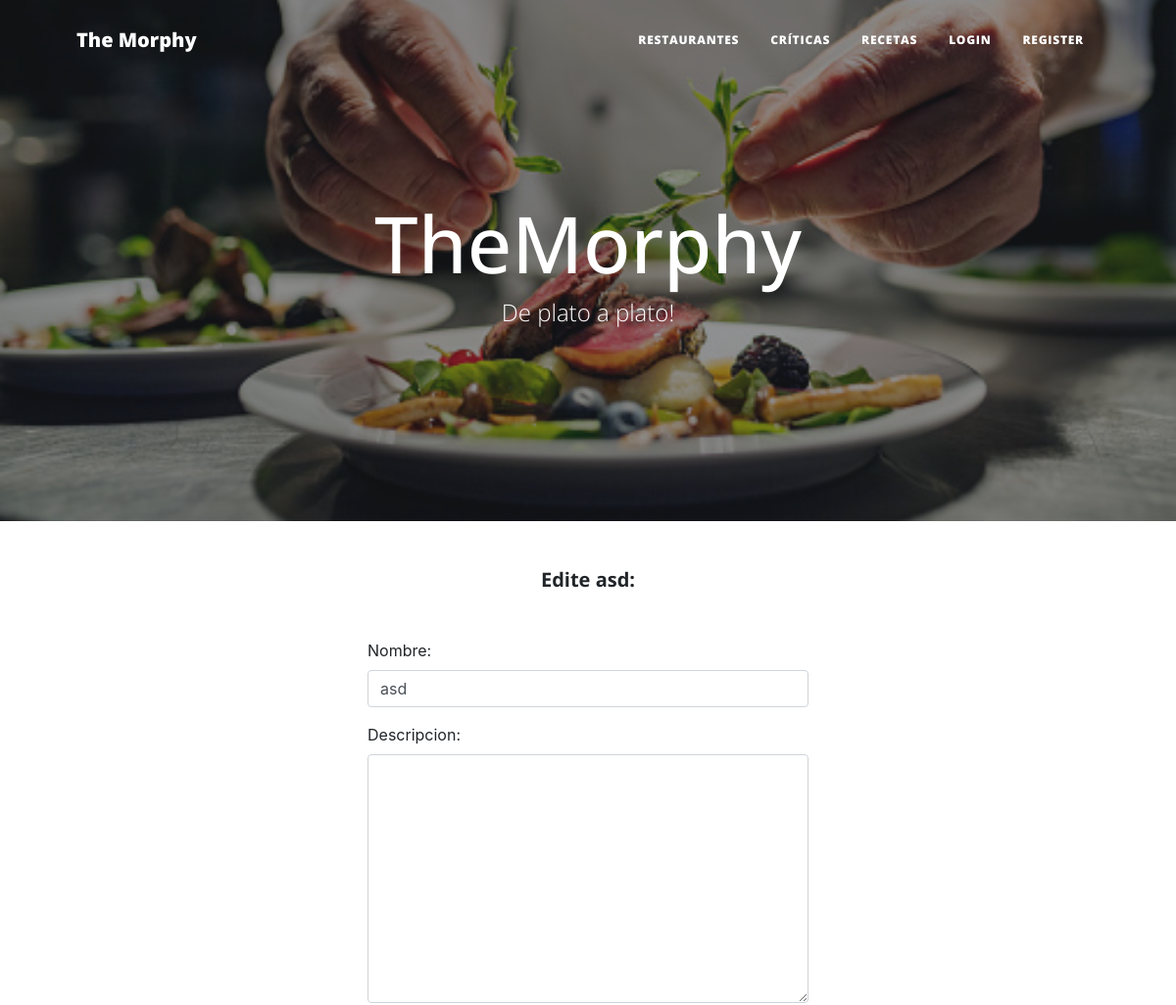
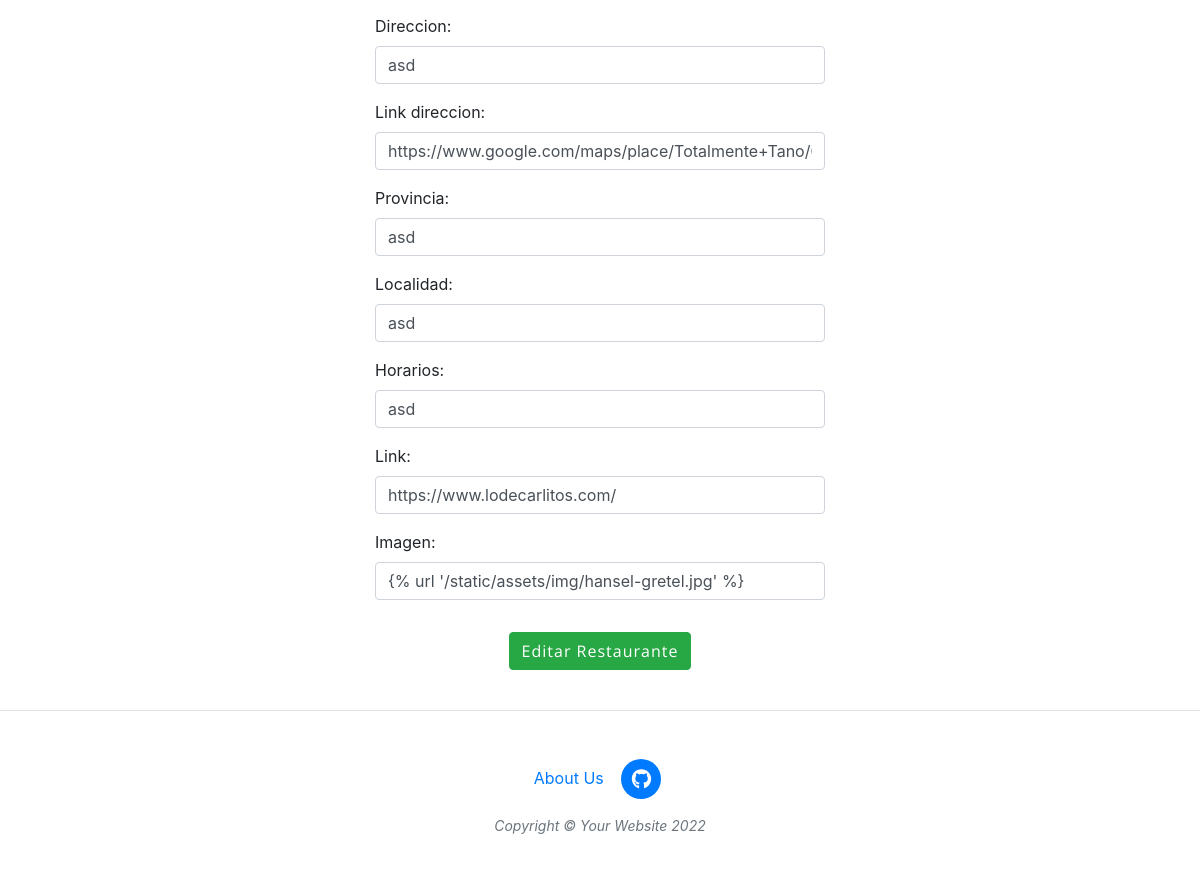
The page /restaurantes_editar/6/ on the database as committed earlier (2 pictures, top to bottom).
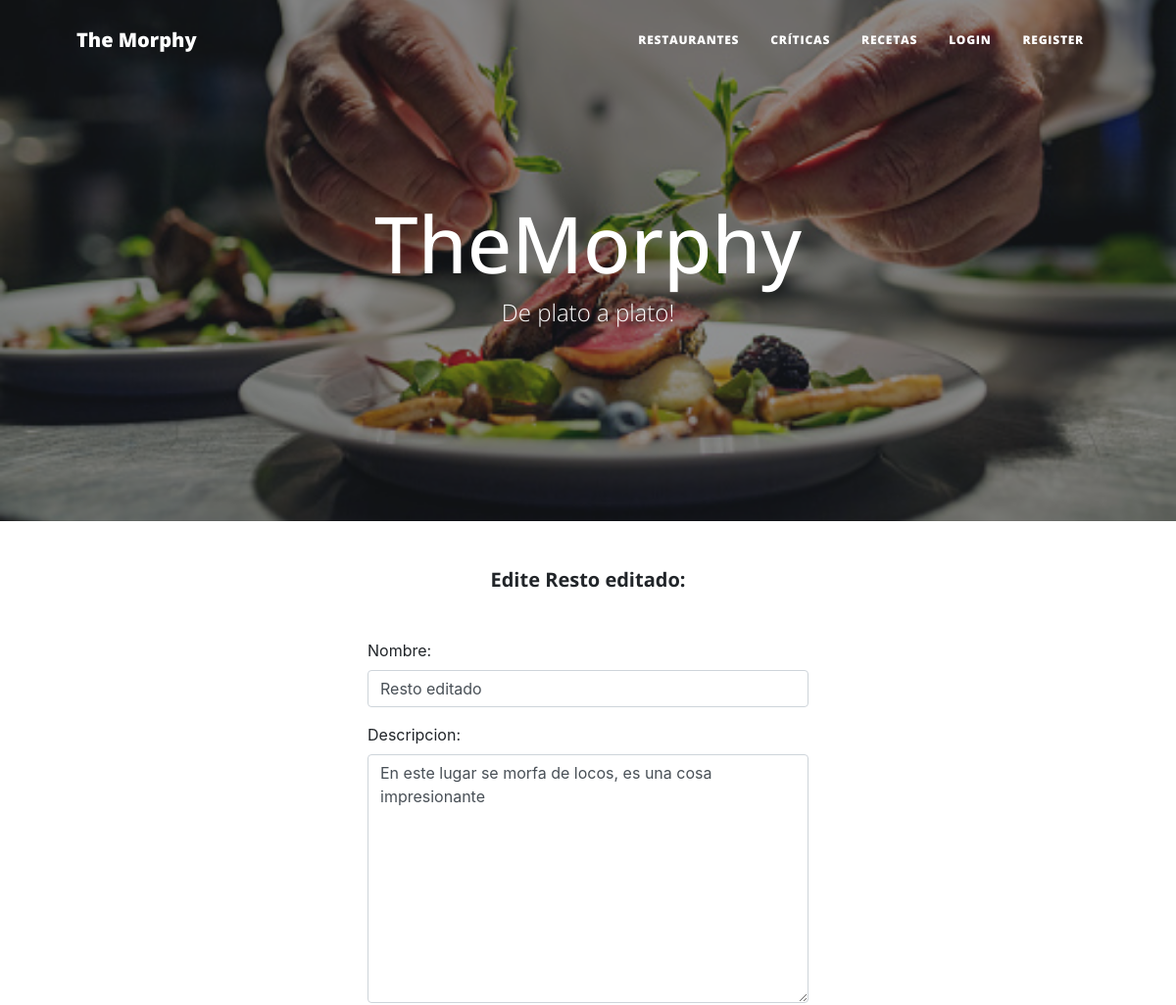
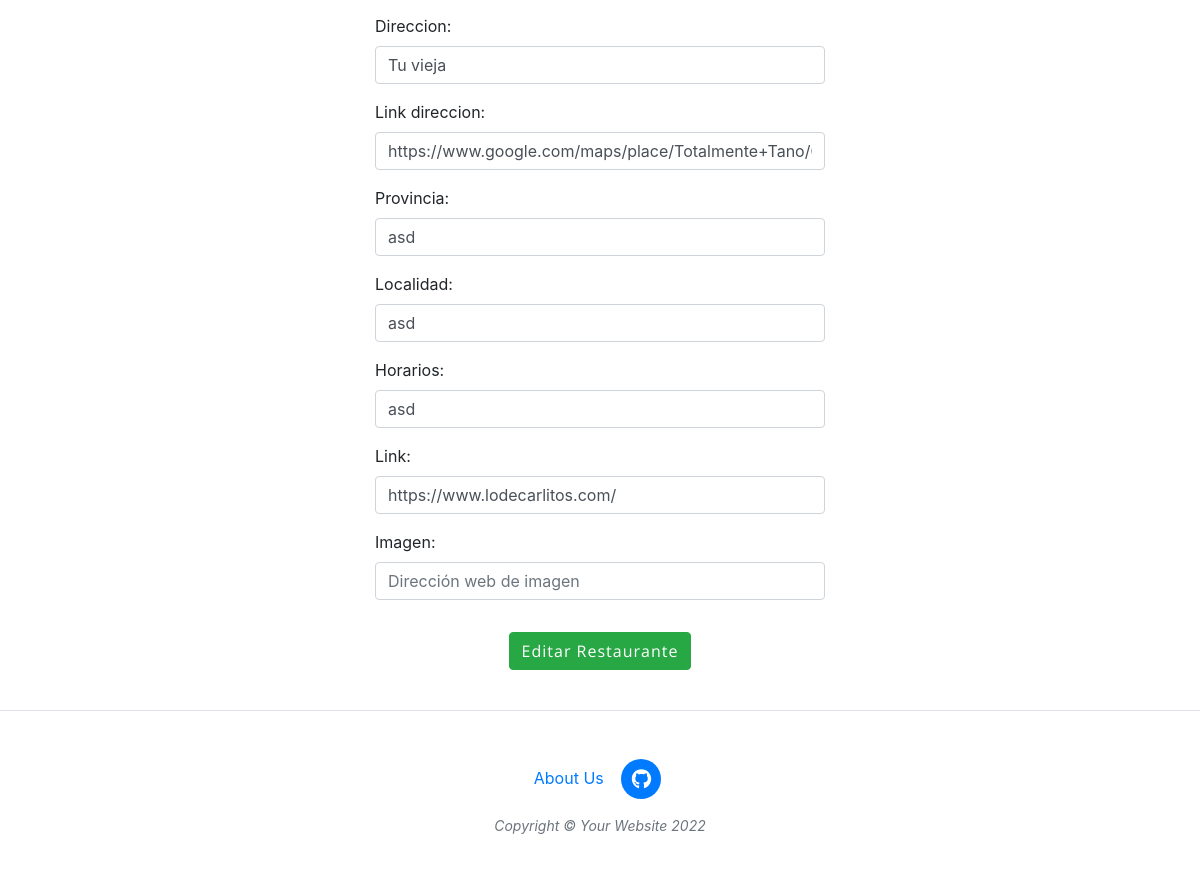
The same page on the database as committed later (2 pictures, top to bottom).
### AppFunciones/models.py (models this page shows, shortened)
class Restaurantes(models.Model):
    nombre = models.CharField(max_length=100)
    descripcion = models.CharField(max_length=600, blank=True, null=True)
    direccion = models.CharField(max_length=100)
    link_direccion = models.URLField(max_length=300, blank=True, null=True, default="https://www.google.com.ar/maps")
    provincia = models.CharField(max_length=40)
    localidad = models.CharField(max_length=40)
    horarios = models.CharField(max_length=100)
    link = models.URLField(max_length=200)
    imagen = models.URLField(max_length=300, blank=True, null=True, default="https://previews.123rf.com/images/blotty/blotty1707/blotty170700012/82776756-vector-vintage-burger-drawing-mano-dibuja-la-ilustraci%C3%B3n-de-comida-r%C3%A1pida-monocromo-.jpg")

### AppFunciones/views.py (the view, shortened to what this page needs)
# urls.py: path('restaurantes_editar/<int:pk>/', restaurantes_editar.as_view(), name='restaurantes_editar'),
class restaurantes_editar(UpdateView):
    model = Restaurantes
    template_name = 'restaurantes_editar.html'
    form_class = Resto_form

### AppFunciones/forms.py
class Resto_form(forms.ModelForm):
    class Meta:
        model = Restaurantes
        fields = '__all__'
        widgets = {
            'nombre': forms.TextInput(attrs={'class':'form-control'}),
            'descripcion': forms.Textarea(attrs={'class':'form-control'}),
            'direccion': forms.TextInput(attrs={'class':'form-control'}),
            'link_direccion': forms.URLInput(attrs={'class':'form-control', 'placeholder':"Dirección de Maps"}),
            'provincia': forms.TextInput(attrs={'class':'form-control'}),
            'localidad': forms.TextInput(attrs={'class':'form-control'}),
            'horarios': forms.TextInput(attrs={'class':'form-control'}),
            'link': forms.URLInput(attrs={'class':'form-control', 'placeholder':"http://www.ejemplo.com"}),
            'imagen': forms.URLInput(attrs={'class':'form-control', 'placeholder':"Dirección web de imagen"}),
        }

### AppFunciones/templates/restaurantes_editar.html (shortened to what this page needs)
{% extends "padre.html" %}
{% load static %}
{% block contenidoQueCambia %}
    <center><h5 class="m-5"><b>Edite {{object.nombre}}:</b></h5></center>
        <form action="" method="POST">
            <table>
                <div class="container" style="width: 30rem;">
                    {{form.as_p}}
                </div>
            </table>
            <center><input class="btn btn-success m-3" type="submit" value="Editar Restaurante"></center>
            <br>
        </form>
{% endblock %}

Rows that differ between the two databases and show on the page:
changed Restaurantes "asd": nombre "asd" → "Resto editado"; descripcion (not shown) → "En este lugar se morfa de locos, es una cosa impresionante"; direccion "asd" → "Tu vieja"; imagen "{% url '/static/assets/img/hansel-gretel.jpg' %}" → (not shown)
